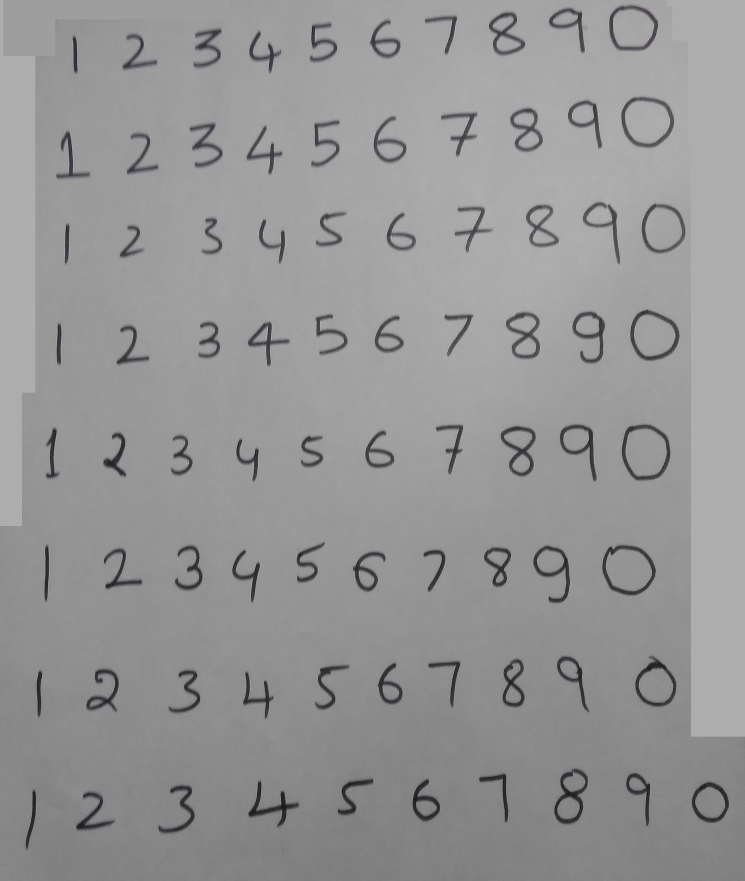
%> input picture OCR with machine learning/Final Code/Traning numbers/main1.jpg, 2233 x 2641 px (shown at 1/3 size)
$ octave Own.m   (GNU Octave 9; MATLAB toolbox functions it lacks are replaced by stand-ins)
%> lines starting %> are read from the running program, lines starting %| are printed output that depends on the picture; in (x1, y1, x2, y2) boxes, pixels count from 0 and x2, y2 are one past the last pixel; in counts of white or black regions, pixels touching at a corner belong together; the program's own positions count from 1
### OCR with machine learning/Final Code/Traning numbers/lines.m
function [fl re]=lines(im_texto)
% [8 lines of commented-out code are left out]
[f co]=find(im_texto==1);
im_texto=im_texto(min(f):max(f),min(co):max(co));
num_filas=size(im_texto,1);
for s=1:num_filas
    if sum(im_texto(s,:))==0
        nm=im_texto(1:s-1, :); % First line matrix
        rm=im_texto(s:end, :);% Remain line matrix
        [f co]=find(nm==1);
        fl=nm(min(f):max(f),min(co):max(co));
        [f co]=find(rm==1);
        re=rm(min(f):max(f),min(co):max(co));
        %*-*-*Uncomment lines below to see the result*-*-*-*-
        %         subplot(2,1,1);imshow(fl);
        %         subplot(2,1,2);imshow(re);
        break
    else
        fl=im_texto;%Only one line.
        re=[ ];
    end
end

### OCR with machine learning/Final Code/Traning numbers/zones.m
function [on] =zones(i)
% i=imread('AI.jpg');
i=imresize(i,[10,10]);
% i=rgb2gray(i);
% threshold = graythresh(i);
% i=im2bw(i,threshold);
im=imresize(i,[90 60]);
parts={};
on=[];
m=[];
n=[];
no=[];
c=[10 18 16 14 12 10 8 6 4 2];
for i=1:9
    for j=1:6
        parts{i,j}=im((i-1)*10+1:i*10,(j-1)*10+1:j*10);
        x=parts{i,j};
        k=zeros(1,10);
        for r=1:10
            for p=1:10
                if r+p==11 && x(r,p)==1
                k(1)=k(1)+1;
                end
                if (r+p==10 || r+p==12) && x(r,p)==1
                k(2)=k(2)+1;
                end
                if (r+p==9 || r+p==13) && x(r,p)==1
                k(3)=k(3)+1;
                end
                if (r+p==8 || r+p==14) && x(r,p)==1
                k(4)=k(4)+1;
                end
                if (r+p==7 || r+p==15) && x(r,p)==1
                k(5)=k(5)+1;
                end
                if (r+p==6 || r+p==16) && x(r,p)==1
                k(6)=k(6)+1;
                end
                if (r+p==5 || r+p==17) && x(r,p)==1
                k(7)=k(7)+1;
                end
                if (r+p==4 || r+p==18) && x(r,p)==1
                k(8)=k(8)+1;
                end
                if (r+p==3 || r+p==19) && x(r,p)==1
                k(9)=k(9)+1;
                end
                if (r+p==2 || r+p==20) && x(r,p)==1
                k(10)=k(10)+1;
                end
            end
        end
        no(i,j)=sum(k)/100;
        k=k./c;
        s=mean(k);
        on((i-1)*6+j)=s;
    end
end
m=mean(no);
n=mean(no,2);
on=[on m];
n=n';
on=[on n];
on=on';

### OCR with machine learning/Final Code/Traning numbers/Own.m
clear
close all
im=imread('main1.jpg');
if size(im,3)==3
    im=rgb2gray(im);
    %figure,imshow(im);
end
threshold = graythresh(im);
%> threshold = 0.443
i=~im2bw(im,threshold);
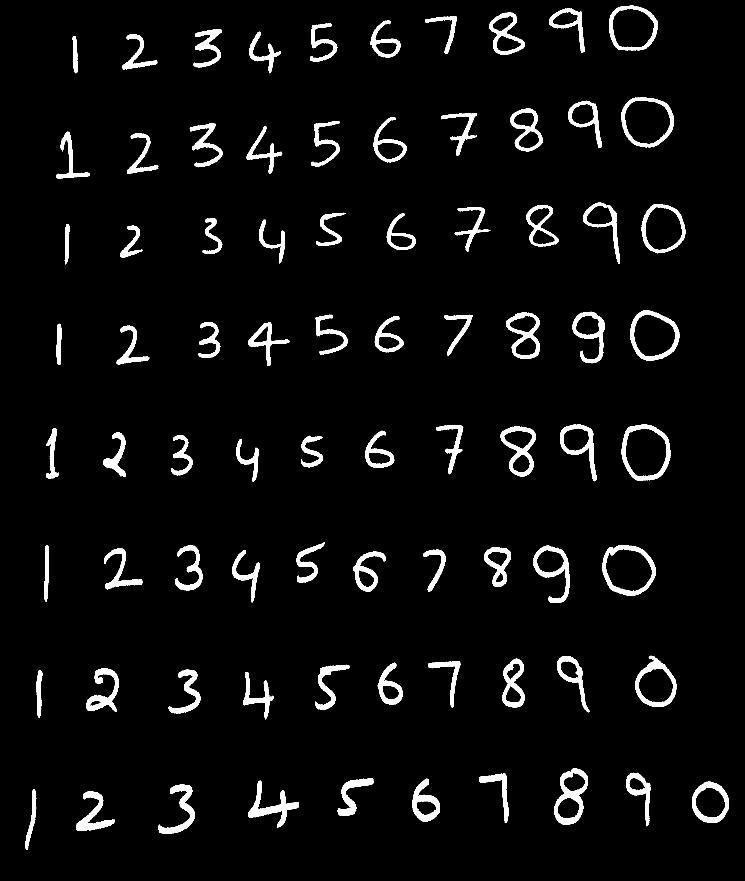
%> i: size 2641x2233 logical (shown at 1/3 size); 4.5% white; 117 white regions (37 under 20 px), largest, box (x1, y1, x2, y2) and area: (1662, 2305, 1764, 2474) 6029, (1865, 1273, 2011, 1441) 5563, (1807, 1635, 1967, 1787) 5561
i = bwareaopen(i,30);
imshow(i);
fl=[];
re=i;
k=0;
g=0;
x=0;
comp={};
while k==0
    [fl re]=lines(re);
    [L Ne] = bwlabel(fl);
    for n=1:Ne
        i=fl;
        [f co]=find(L==n);
        inew=i(min(f):max(f),min(co):max(co));
        figure,imshow(inew);
        %inew1=imresize(inew,[42 24]);
        comp{1,Ne*g+n}=inew;
    end
    x=x+Ne;
    if size(re,1)==0
        k=k+1;
    end
g=g+1;
end
%> this loop made 8 passes
%> x on passes 1 to 8: 10, 20, 30, 40, 50, 60, 70, 80
%> fl: size 245x2111 logical; 8% white; 10 white regions, largest, box (x1, y1, x2, y2) and area: (1586, 0, 1688, 169) 6029, (669, 37, 821, 178) 5403, (399, 48, 508, 197) 4692
%> after the loop, comp = 80 items; g = 8; k = 1
real_inputs1=[];
real_targets1=zeros(10,x);
for i=1:x
    real_inputs1(:,i)=zones(comp{1,i});
    if (mod(i,26))==1
        real_targets1(1,i)=1;
    end
    if (mod(i,26))==2
        real_targets1(2,i)=1;
    end
    if (mod(i,26))==3
        real_targets1(3,i)=1;
    end
    if (mod(i,26))==4
        real_targets1(4,i)=1;
    end
    if (mod(i,26))==5
        real_targets1(5,i)=1;
    end
    if (mod(i,26))==6
        real_targets1(6,i)=1;
    end
    if (mod(i,26))==7
        real_targets1(7,i)=1;
    end
    if (mod(i,26))==8
        real_targets1(8,i)=1;
    end
    if (mod(i,26))==9
        real_targets1(9,i)=1;
    end
    if (mod(i,26))==10
        real_targets1(10,i)=1;
    end
end
%> this loop made 80 passes
%> (m in zones, n in zones) on passes 1 to 8: ([0.26 0.84 1 0.96 0.88 0.38], [0.61 0.72 0.8 0.8 0.75 0.7 0.7 0.7 0.7]), ([0.24 0.36 0.36 0.34 0.1 0.16], [0.37 0.1 0.1 0.14 0.15 0.1 0.17 0.84 0.37]), ([0.18 0.38 0.4 0.44 0.44 0.32], [0.52 0.6 0.2 0.36 0.45 0.24 0.13 0.26 0.48]), ([0.3 0.28 0.14 0.34 0.28 0.04], [0.19 0.1 0.16 0.26 0.3 0.58 0.28 0.1 0.1]), ([0.46 0.38 0.3 0.24 0.28 0.2], [0.64 0.1 0.13 0.4 0.55 0.22 0.1 0.18 0.47]), ([0.32 0.34 0.3 0.3 0.22 0.2], [0.28 0.1 0.1 0.1 0.5 0.54 0.23 0.28 0.39]), ([0.1 0.04 0.1 0.18 0.42 0.36], [0.66 0.26 0.1 0.1 0.1 0.16 0.13 0.18 0.11]), ([0.32 0.4 0.36 0.36 0.28 0.14], [0.39 0.28 0.2 0.24 0.35 0.34 0.23 0.28 0.48])
% [4 lines of commented-out code are left out]


im=imread('main2.jpg');
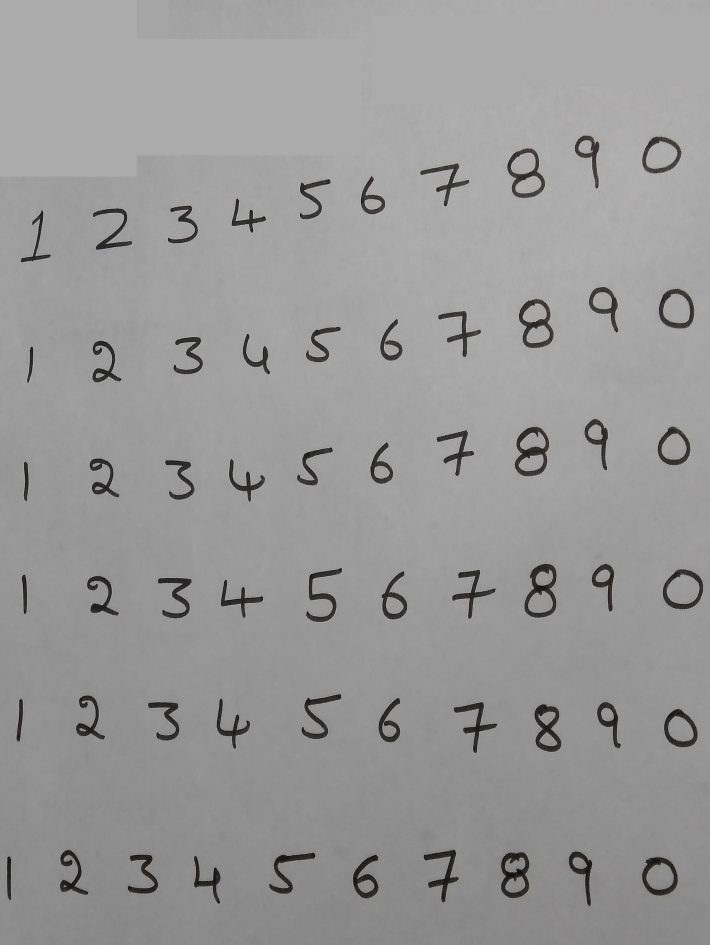
%> input picture OCR with machine learning/Final Code/Traning numbers/main2.jpg, 2129 x 2833 px (shown at 1/3 size)
if size(im,3)==3
    im=rgb2gray(im);
%> im: size 2833x2129 uint8
    %figure,imshow(im);
end
threshold = graythresh(im);
%> threshold = 0.4
i=~im2bw(im,threshold);
%> i: size 2833x2129 logical; 3.7% white; 60 white regions, largest, box (x1, y1, x2, y2) and area: (1545, 1280, 1647, 1429) 6268, (1574, 1692, 1670, 1853) 6219, (1503, 2556, 1588, 2695) 6007
i = bwareaopen(i,30);
imshow(i);
fl=[];
re=i;
k=0;
g=0;
x=0;
comp={};
while k==0
    [fl re]=lines(re);
    [L Ne] = bwlabel(fl);
    for n=1:Ne
        i=fl;
        [f co]=find(L==n);
        inew=i(min(f):max(f),min(co):max(co));
        %figure,imshow(inew);
        %inew1=imresize(inew,[42 24]);
        comp{1,Ne*g+n}=inew;
    end
    x=x+Ne;
    if size(re,1)==0
        k=k+1;
    end
g=g+1;
end
%> this loop made 6 passes
%> pass 1, `[L Ne] = bwlabel(fl);`:
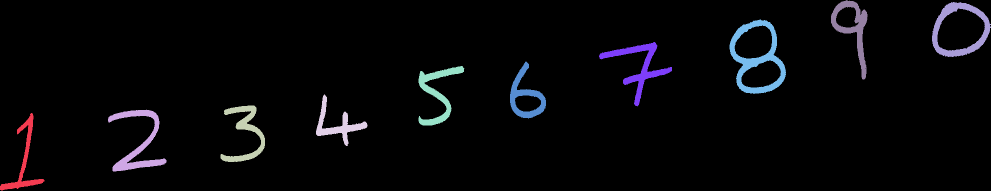
%> L: size 381x1981 double (shown at 1/2 size); 11 distinct labels, from 0 to 10; one colour per label, 0 black
%> after the loop:
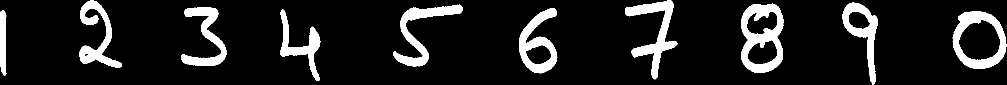
%> fl: size 169x2013 logical (shown at 1/2 size); 11.9% white; 10 white regions, largest, box (x1, y1, x2, y2) and area: (1482, 7, 1567, 146) 6007, (1905, 22, 2013, 138) 4841, (1250, 0, 1355, 159) 4829
%> after the loop, comp = 60 items; g = 6
real_inputs2=[];
real_targets2=zeros(10,x);
for i=1:x
    real_inputs2(:,i)=zones(comp{1,i});
    if (mod(i,26))==1
        real_targets2(1,i)=1;
    end
    if (mod(i,26))==2
        real_targets2(2,i)=1;
    end
    if (mod(i,26))==3
        real_targets2(3,i)=1;
    end
    if (mod(i,26))==4
        real_targets2(4,i)=1;
    end
    if (mod(i,26))==5
        real_targets2(5,i)=1;
    end
    if (mod(i,26))==6
        real_targets2(6,i)=1;
    end
    if (mod(i,26))==7
        real_targets2(7,i)=1;
    end
    if (mod(i,26))==8
        real_targets2(8,i)=1;
    end
    if (mod(i,26))==9
        real_targets2(9,i)=1;
    end
    if (mod(i,26))==10
        real_targets2(10,i)=1;
    end
end
%> this loop made 60 passes
%> (m in zones, n in zones) on passes 1 to 9: ([0.1 0.1 0.16 0.4 0.14 0], [0.11 0.18 0.1 0.1 0.1 0.1 0.1 0.1 0.46]), ([0.14 0.28 0.36 0.3 0.3 0.18], [0.57 0.26 0.07 0.04 0.1 0.1 0.17 0.6 0.43]), ([0.14 0.22 0.3 0.44 0.38 0.26], [0.56 0.2 0.26 0.32 0.15 0.1 0.1 0.26 0.66]), ([0.42 0.22 0.14 0.46 0.1 0.16], [0.1 0.1 0.13 0.2 0.25 0.6 0.59 0.18 0.1]), ([0.36 0.3 0.42 0.38 0.18 0.1], [0.42 0.52 0.2 0.24 0.25 0.14 0.1 0.26 0.48]), ([0.44 0.48 0.4 0.2 0.22 0.24], [0.11 0.2 0.2 0.2 0.55 0.54 0.3 0.38 0.49]), ([0.1 0.12 0.2 0.56 0.36 0.1], [0.24 0.52 0.17 0.22 0.4 0.28 0.13 0.1 0.1]), ([0.38 0.4 0.3 0.3 0.4 0.2], [0.3 0.28 0.2 0.2 0.5 0.5 0.23 0.2 0.56]), ([0.14 0.2 0.2 0.2 0.58 0.6], [0.49 0.4 0.52 0.56 0.2 0.2 0.13 0.18 0.2])
% [4 lines of commented-out code are left out]


im=imread('main3.jpg');
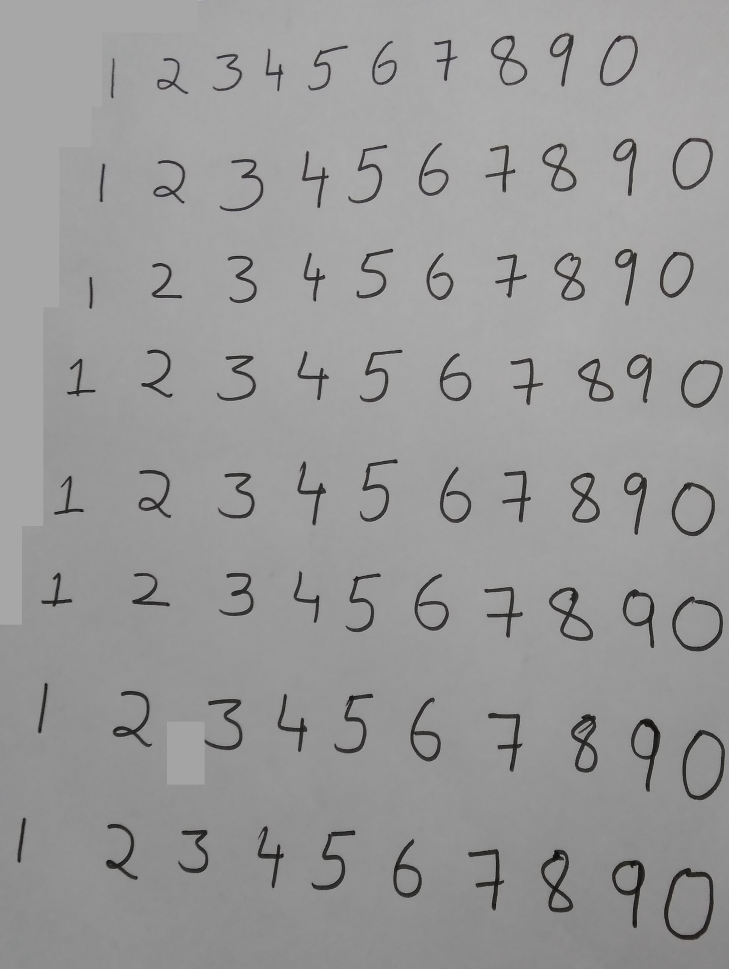
%> input picture OCR with machine learning/Final Code/Traning numbers/main3.jpg, 2185 x 2905 px (shown at 1/3 size)
if size(im,3)==3
    im=rgb2gray(im);
%> im: size 2905x2185 uint8
    %figure,imshow(im);
end
threshold = graythresh(im);
%> threshold = 0.412
i=~im2bw(im,threshold);
%> i: size 2905x2185 logical; 4.1% white; 80 white regions, largest, box (x1, y1, x2, y2) and area: (1992, 2604, 2141, 2821) 7678, (1623, 2549, 1720, 2738) 6043, (2047, 2190, 2175, 2401) 5975
i = bwareaopen(i,30);
imshow(i);
fl=[];
re=i;
k=0;
g=0;
x=0;
comp={};
while k==0
    [fl re]=lines(re);
    [L Ne] = bwlabel(fl);
    for n=1:Ne
        i=fl;
        [f co]=find(L==n);
        inew=i(min(f):max(f),min(co):max(co));
        %figure,imshow(inew);
        %inew1=imresize(inew,[42 24]);
        comp{1,Ne*g+n}=inew;
    end
    x=x+Ne;
    if size(re,1)==0
        k=k+1;
    end
g=g+1;
end
%> this loop made 8 passes
%> pass 1, `[L Ne] = bwlabel(fl);`:
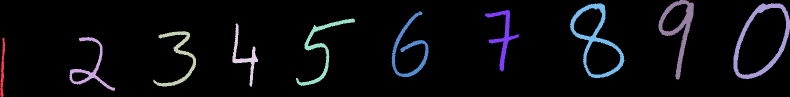
%> L: size 194x1580 double (shown at 1/2 size); 11 distinct labels, from 0 to 10; one colour per label, 0 black
%> after the loop:
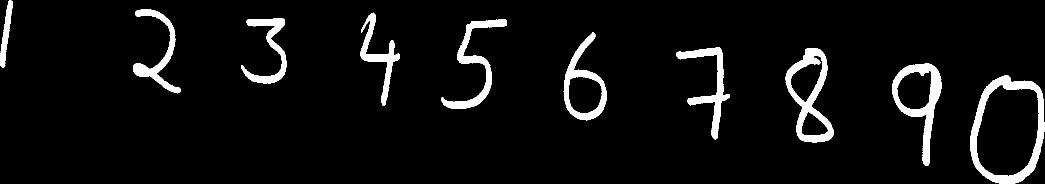
%> fl: size 368x2089 logical (shown at 1/2 size); 5.7% white; 10 white regions, largest, box (x1, y1, x2, y2) and area: (1940, 151, 2089, 368) 7678, (1571, 96, 1668, 285) 6043, (1784, 127, 1883, 332) 5674
%> after the loop, comp = 80 items; g = 8
real_inputs3=[];
real_targets3=zeros(10,x);
for i=1:x
%> (the run ends here)
